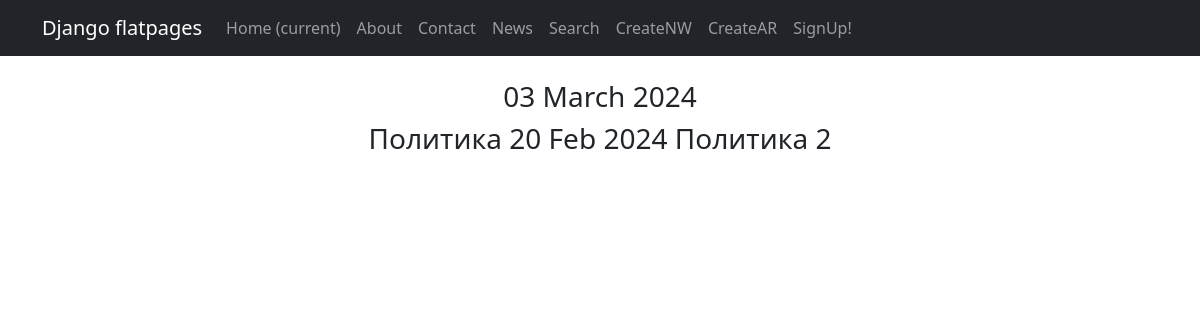
The page /news/28 on the database its author committed.
### news/models.py (models this page shows, shortened)
class Post(models.Model):
    objects = None
    author = models.ForeignKey(Author, on_delete=models.CASCADE)
    categoryType = models.CharField(max_length=2, choices=CATEGORY_CHOICES, default=NEWS) #Выбор статьи или новости
    dateCreation = models.DateTimeField(auto_now_add=True) #Дата и время создания
    postCategory = models.ManyToManyField(Category, through='PostCategory') #Доп связь с категориями
    title = models.CharField(max_length=128) #Заголовок
    text = models.TextField() #текст
    rating = models.SmallIntegerField(default=0) #Рейтинг

### news/views.py (the view)
# urls.py: path('<int:pk>', NewDetail.as_view(), name='post_detail'),
class NewDetail(DetailView):
    model = Post
    template_name = 'flatpages/new.html'
    context_object_name = 'new'

### news/templatetags/castom_filters.py (called while the page is built)
@register.filter()
def censor(value):
    bad_words = ('редиска', 'редиски', 'редисками', 'бяка', 'бяки', 'бука', 'буки', 'буки!', 'буками')
    if not isinstance(value, str):
        raise TypeError(f"unresolved type '{type(value)}' expected  type 'str'")
    specialsimbols=('!', ',', '.', ':', ';')
    for word in value.split():
        if word[len(word)-1] in specialsimbols:
            word = word[:len(word)-1]
        if word.lower() in bad_words:
            value = value.replace(word, f"{word[0]}{'*' * (len(word) - 1)}")
    return value

### news/templatetags/castom_tags.py (called while the page is built)
@register.simple_tag()
def current_time(format_string='%b %d %Y'):
   return datetime.utcnow().strftime(format_string)

### templates/flatpages/new.html (shortened to what this page needs)
{% extends 'flatpages/default.html' %}
{% load castom_filters %}
{% load castom_tags %}
{% block content %}
    <br>
    <h3>{% current_time '%d %B %Y' %}</h3>
    <tr>
        <h3><td>{{ new.title|censor }}</td>
        <td>{{ new.dateCreation|date:'d M Y' }}</td>
        <td>{{ new.text|censor }}</td></h3>
    </tr>
    <br>
{% endblock content %}

### rows shown on the page
Post: title|censor "Политика", dateCreation "20 Feb 2024", text|censor "Политика 2"
